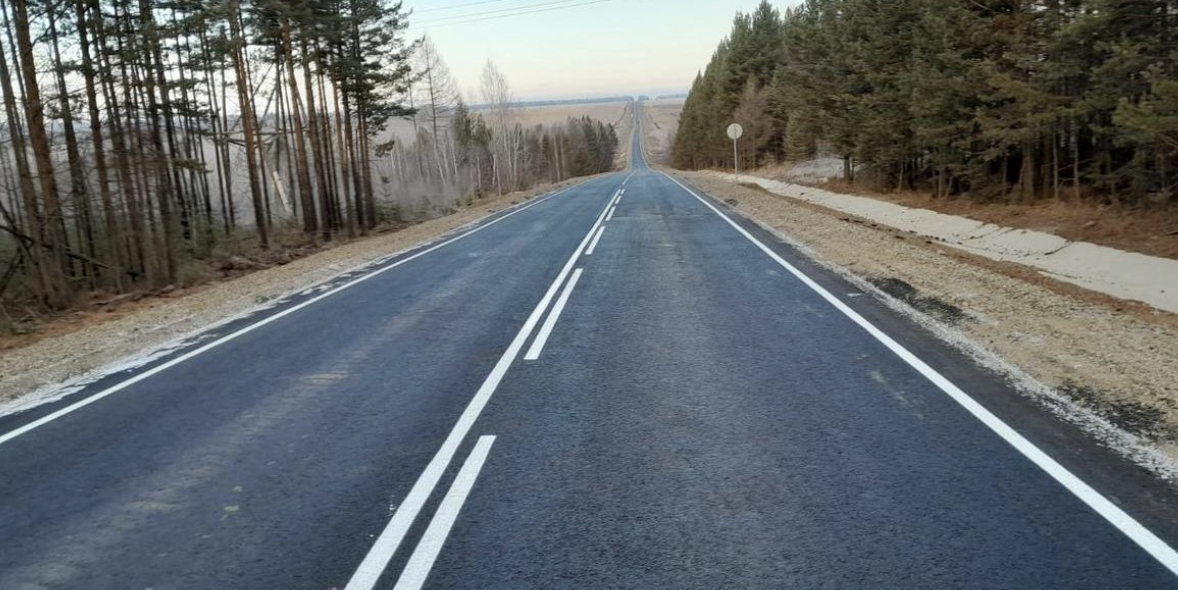
#> input picture images/input.png, 1178 x 590 px
$ jupyter execute main.ipynb
#> lines starting #> are read from the running program, lines starting #| are printed output that depends on the picture; after the words box and inside, x2 and y2 are one past the last pixel; in counts of white or black regions, pixels touching at a corner belong together
Найти левую и правую полосы, определить на какой полоссе находится камера, найти точку схода указанных параллельных прямых(разделительная полоса и правая)

[cell 1]
import cv2
import numpy as np
from scipy.cluster.vq import kmeans, vq

[cell 2]
def intersection_point(x1, y1, x2, y2, x3, y3, x4, y4): # координаты пересечения 2х прямых
    m1 = (y2 - y1) / (x2 - x1) if (x2 - x1) != 0 else float('inf')
    m2 = (y4 - y3) / (x4 - x3) if (x4 - x3) != 0 else float('inf')

    b1 = y1 - m1 * x1 if m1 != float('inf') else x1
    b2 = y3 - m2 * x3 if m2 != float('inf') else x3

    if m1 == m2:
        return None

    if m1 != float('inf') and m2 != float('inf'):
        x = (b2 - b1) / (m1 - m2)
        y = m1 * x + b1
    elif m1 == float('inf'):
        x = b1
        y = m2 * x + b2
    else:
        x = b2
        y = m1 * x + b1

    return (x, y)

[cell 3]
def cluster_lines(lines, k): # кластеризация на k кластеров
    if lines is None or len(lines) < k:
        return lines

    data=[]
    for line in lines:
        r, theta = line[0]
        data.append([r, theta])

    data = np.array(data, dtype=np.float32)
    centroids, _ = kmeans(data, k)

    labels, _ = vq(data, centroids)

    clustered_lines = []
    for i in range(k):
        cluster_points = data[labels == i]
        avg_r, avg_theta = np.mean(cluster_points, axis=0)
        clustered_lines.append([avg_r, avg_theta])

    return clustered_lines

Определим центральную и правую полосы

[cell 4]
image0 = cv2.imread('./images/input.png')
#> image0 is the input picture: shape (590, 1178, 3); mean B, G, R 106.6, 104.4, 99.2
image = image0.copy()
gray = cv2.cvtColor(image, cv2.COLOR_BGR2GRAY)
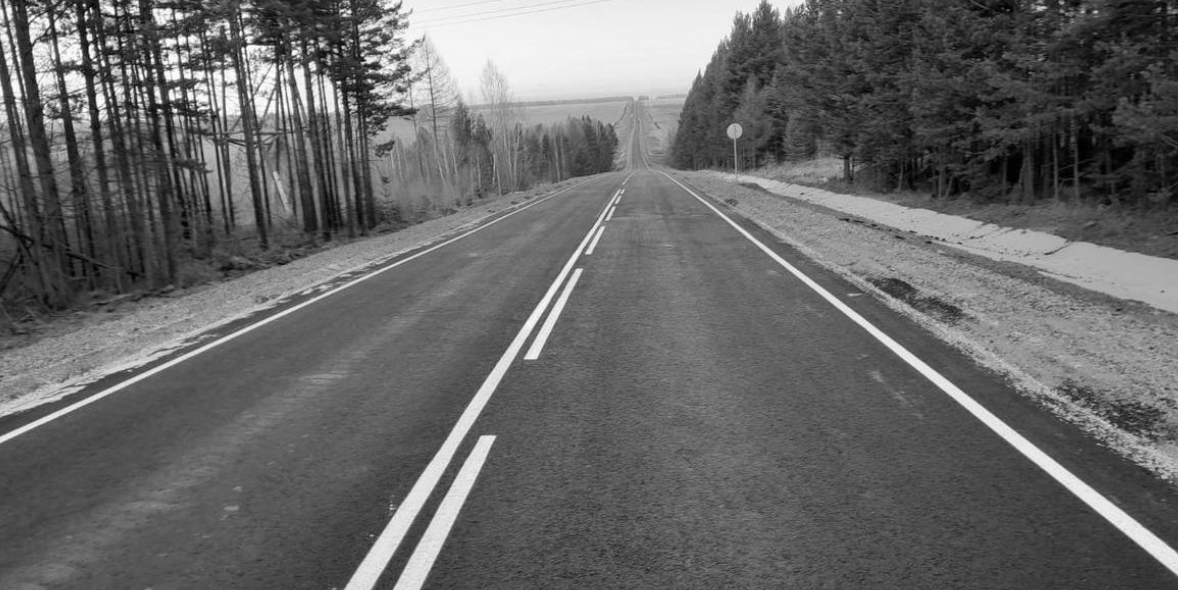
#> gray: shape (590, 1178); min 0, max 255, mean 103.1
edges = cv2.Canny(gray,550,650,apertureSize = 3)
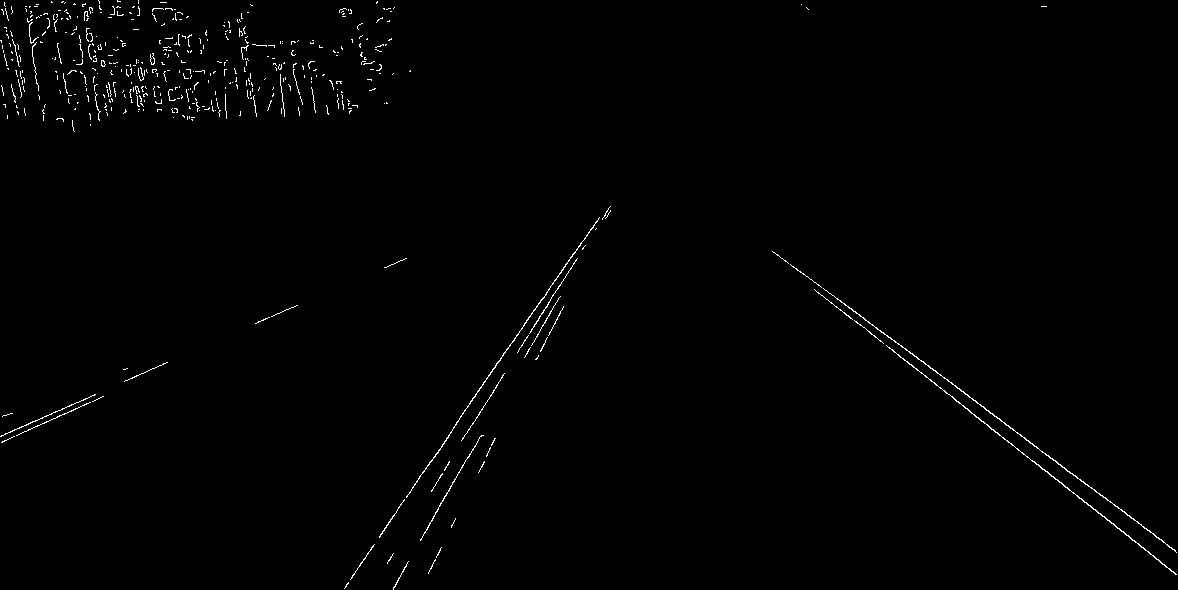
#> edges: shape (590, 1178); 0.79% white in thin lines or dots
lines = cv2.HoughLines(edges,1,np.pi/180,200)
#> lines = [[-273, 2.23], [-267, 2.22], [615, 0.611]]
final_lines = cluster_lines(lines, k=2)
#> the loop in cluster_lines, `for line in lines:` made 3 passes
#> in cluster_lines, `centroids, _ = kmeans(data, k)`: centroids = [[615, 0.611], [-270, 2.23]]
#> in cluster_lines, `labels, _ = vq(data, centroids)`: labels = [1, 1, 0]
#> the loop in cluster_lines, `for i in range(k):` made 2 passes
#> (cluster_points, avg_r, avg_theta) on pass 2: ([[-273, 2.23], [-267, 2.22]], -270, 2.23)
#> after the loop in cluster_lines, `for i in range(k):`: clustered_lines = [[615, 0.611], [-270, 2.23]]
#> final_lines = [[615, 0.611], [-270, 2.23]]

lines_xy=[]
for line in final_lines:
    rho, theta = line
    a = np.cos(theta)
    b = np.sin(theta)
    x0 = a * rho
    y0 = b * rho
    x1 = int(x0 + 1000 * (-b))
    y1 = int(y0 + 1000 * (a))
    x2 = int(x0 - 1000 * (-b))
    y2 = int(y0 - 1000 * (a))
    lines_xy.append([x1, y1, x2, y2])
    cv2.line(image, (x1, y1), (x2, y2), (0, 255, 0), 2)
#> this loop made 2 passes
#> (rho, theta, a, b, x0, y0, x1, y1) on passes 1 to 2: (615, 0.611, 0.819, 0.574, 503.8, 352.7, -69, 1171), (-270, 2.23, -0.609, 0.793, 164.4, -214.2, -628, -822)
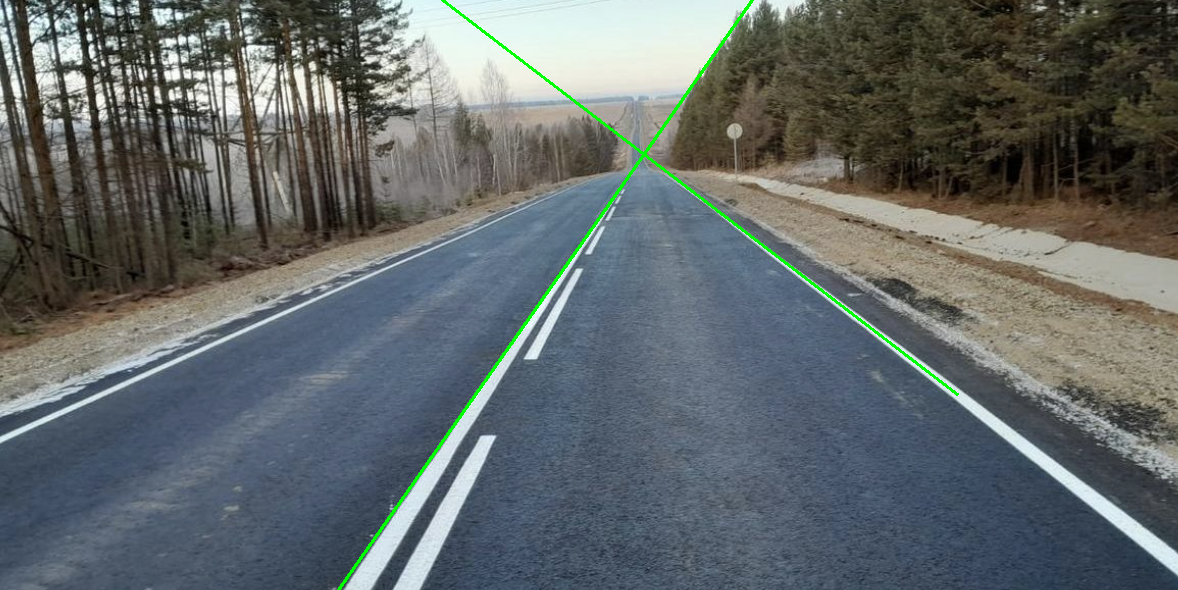
#> image: shape (590, 1178, 3); 0.61% of pixels changed, all inside (x1, y1, x2, y2) = (337, 0, 959, 590)
#> after the loop, lines_xy = [[-69, 1171, 1077, -466], [-628, -822, 957, 394]]
# cv2.imshow("Hough Lines", image)
# cv2.waitKey(0)
# cv2.destroyAllWindows()

Найдем и отметим точку схода

[cell 5]
if len(final_lines) == 2:
    rho0, theta0 = final_lines[0]
#> rho0 = 615; theta0 = 0.611
    x1, y1, x2, y2 = lines_xy[0]
#> x1 = -69; y1 = 1171; x2 = 1077; y2 = -466
    x3, y3, x4, y4 = lines_xy[1]
#> x3 = -628; y3 = -822; x4 = 957; y4 = 394
    x, y = intersection_point(x1, y1, x2, y2, x3, y3, x4, y4)
#> in intersection_point, `m1 = (y2 - y1) / (x2 - x1) if (x2 - x1) != 0 else float('inf')`: m1 = -1.43
#> in intersection_point, `m2 = (y4 - y3) / (x4 - x3) if (x4 - x3) != 0 else float('inf')`: m2 = 0.767
#> in intersection_point, `b1 = y1 - m1 * x1 if m1 != float('inf') else x1`: b1 = 1072.4
#> in intersection_point, `b2 = y3 - m2 * x3 if m2 != float('inf') else x3`: b2 = -340.2
#> in intersection_point, `x = (b2 - b1) / (m1 - m2)`: x = 643.4
#> in intersection_point, `y = m1 * x + b1`: y = 153.4
#> x = 643.4; y = 153.4
    cv2.circle(image, (int(x), int(y)), 10, (0, 191, 255), -1)
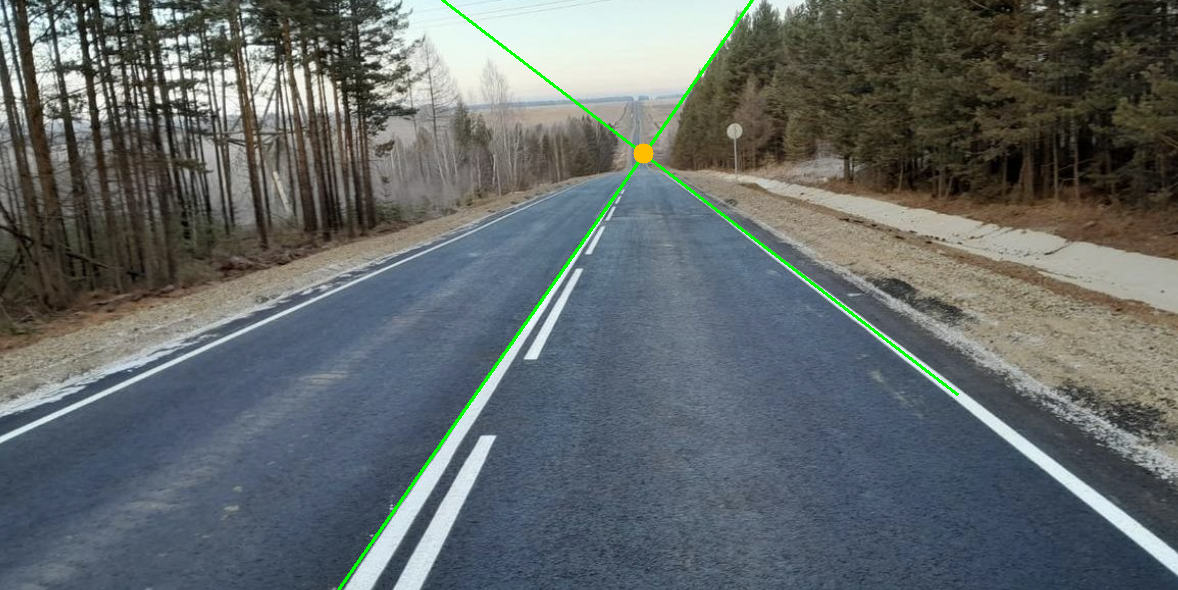
#> image: shape (590, 1178, 3); 0.05% of pixels changed, all inside (x1, y1, x2, y2) = (633, 143, 654, 164)
cv2.imwrite('./images/output.png', image)
#> Out = True

Найдем левую, центральную и правую полосы, определим где находится камера

[cell 6]
image1 = image0.copy()
gray1 = cv2.cvtColor(image1, cv2.COLOR_BGR2GRAY)
edges1 = cv2.Canny(gray1,400,650,apertureSize = 3)
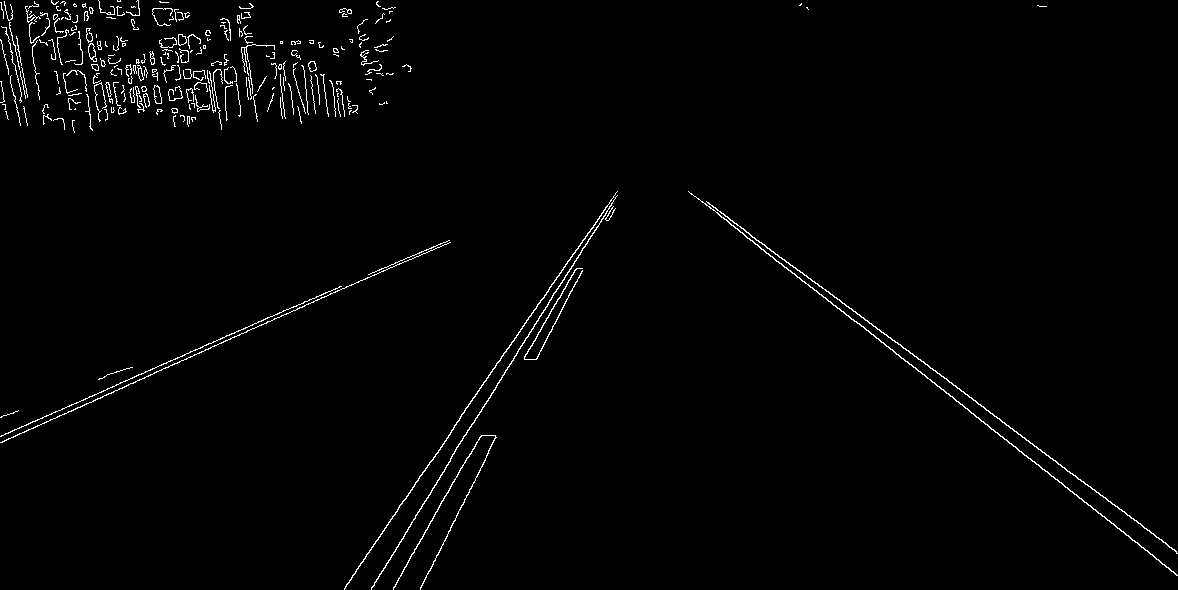
#> edges1: shape (590, 1178); 1.5% white in thin lines or dots
# edges_colored1 = cv2.cvtColor(edges1, cv2.COLOR_GRAY2BGR)  # Перевод в 3 канала
# image1[edges > 0] = (0, 0, 255)
lines1 = cv2.HoughLines(edges1,1,np.pi/180,200)
#> lines1 = [[-273, 2.23], [403, 1.15], [-267, 2.22], [626, 0.559], [615, 0.611], [399, 1.15], [-250, 2.2]]
final_lines1 = cluster_lines(lines1, k=3)
#> the loop in cluster_lines (call 2), `for line in lines:` made 7 passes
#> the loop in cluster_lines (call 2), `for i in range(k):` made 3 passes
#> (cluster_points, avg_r, avg_theta) on passes 1 to 3: ([[-273, 2.23], [-267, 2.22], [-250, 2.2]], -263.3, 2.22), ([[626, 0.559], [615, 0.611]], 620.5, 0.585), ([[403, 1.15], [399, 1.15]], 401, 1.15)
#> final_lines1 = [[-263.3, 2.22], [620.5, 0.585], [401, 1.15]]
lines_xy1=[]
for line in final_lines1:
    rho, theta = line
    a = np.cos(theta)
    b = np.sin(theta)
    x0 = a * rho
    y0 = b * rho
    x1 = int(x0 + 1000 * (-b))
    y1 = int(y0 + 1000 * (a))
    x2 = int(x0 - 1000 * (-b))
    y2 = int(y0 - 1000 * (a))
    lines_xy1.append([x1, y1, x2, y2])
    cv2.line(image1, (x1, y1), (x2, y2), (0, 255, 0), 2)
#> this loop made 3 passes
#> (rho, theta, a, b, x0, y0, x1, y1) on passes 1 to 3: (-263.3, 2.22, -0.602, 0.799, 158.5, -210.3, -640, -812), (620.5, 0.585, 0.834, 0.552, 517.4, 342.5, -34, 1176), (401, 1.15, 0.407, 0.914, 163.1, 366.3, -750, 773)
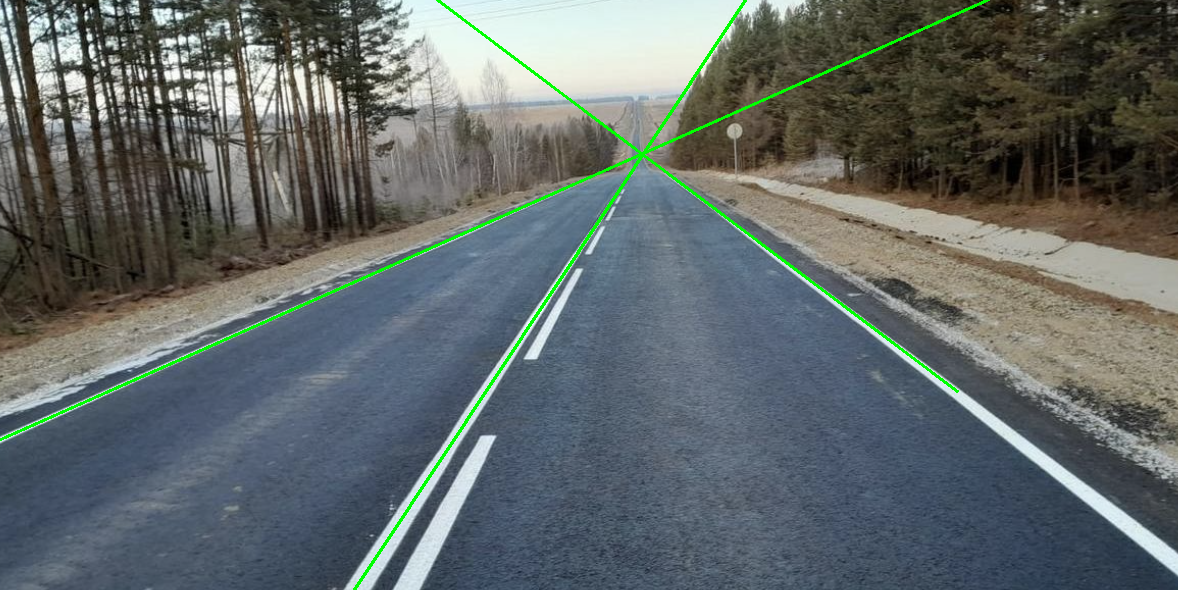
#> image1: shape (590, 1178, 3); 1.06% of pixels changed, all inside (x1, y1, x2, y2) = (0, 0, 990, 590)
#> after the loop, lines_xy1 = [[-640, -812, 957, 391], [-34, 1176, 1069, -491], [-750, 773, 1076, -40]]

line_x_positions = []
height, width, _ = image0.shape
#> height = 590; width = 1178
x_center_image = width // 2
#> x_center_image = 589

for line in lines_xy1:
    x1, y1, x2, y2 = line
    x, _ = intersection_point(x1, y1, x2, y2, 0, height, x_center_image, height)
    line_x_positions.append((x, line))
#> this loop made 3 passes
#> (x1, y1, x2, y2, m1 in intersection_point, b1 in intersection_point, x) on passes 1 to 3: (-640, -812, 957, 391, 0.753, -329.9, 1221.2), (-34, 1176, 1069, -491, -1.51, 1124.6, 353.7), (-750, 773, 1076, -40, -0.445, 439.1, -339)
#> after the loop, line_x_positions = [(1221.2, [-640, -812, 957, 391]), (353.7, [-34, 1176, 1069, -491]), (-339, [-750, 773, 1076, -40])]

line_x_positions.sort()
x = line_x_positions[1][0]
#> x = 353.7
if (x <= x_center_image):
    print("The camera is in the right lane")
else:
    print("The camera is in the left lane")
